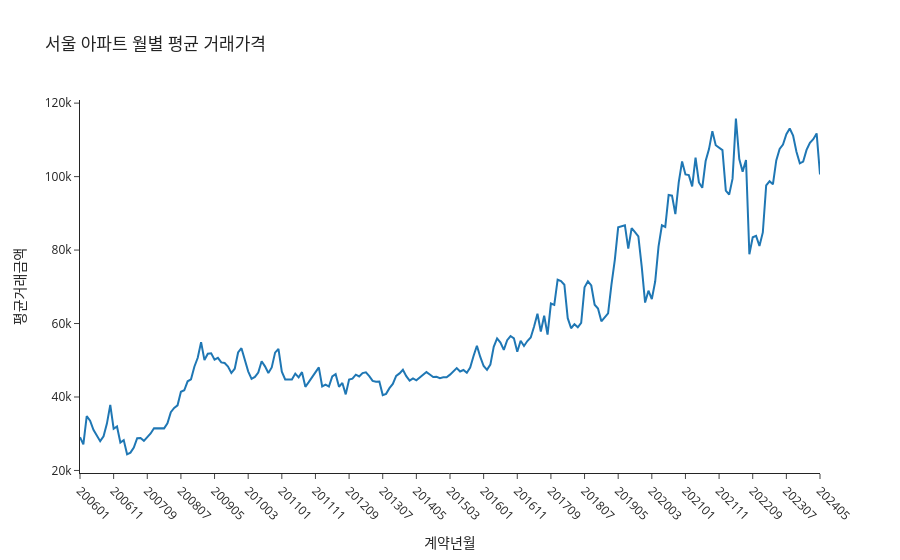

Write notebook code for a chart like this one.
### Code cell
# 서울 아파트 plotly 시계열

monthly = (
    sa.groupby('계약년월')['거래금액(만원)']
    .mean()
    .reset_index()
)
monthly.columns = ['계약년월', '평균거래금액']

monthly['계약년월'] = monthly['계약년월'].astype(str)

fig = px.line(
    monthly,
    x='계약년월',
    y='평균거래금액',
    title='서울 아파트 월별 평균 거래가격',
    template='simple_white'
)
fig.update_xaxes(tickangle=45, nticks=24)
fig.show()

### Figure 1 — Plotly figure (JSON) as saved in the notebook; plotly's stock layout.template omitted (floating-point values rounded to 4 significant figures; data arrays with more than 128 entries replaced by an {"elided": "..."} marker saying what was removed)
{"data": [{"hovertemplate": "계약년월=%{x}<br>평균거래금액=%{y}<extra></extra>", "legendgroup": "", "line": {"color": "#1F77B4", "dash": "solid"}, "marker": {"symbol": "circle"}, "mode": "lines", "name": "", "orientation": "v", "showlegend": false, "type": "scatter", "x": {"elided": "221 str values"}, "xaxis": "x", "y": {"elided": "221 float values"}, "yaxis": "y"}], "layout": {"legend": {"tracegroupgap": 0}, "title": {"text": "서울 아파트 월별 평균 거래가격"}, "xaxis": {"anchor": "y", "domain": [0, 1], "nticks": 24, "tickangle": 45, "title": {"text": "계약년월"}}, "yaxis": {"anchor": "x", "domain": [0, 1], "title": {"text": "평균거래금액"}}}}
